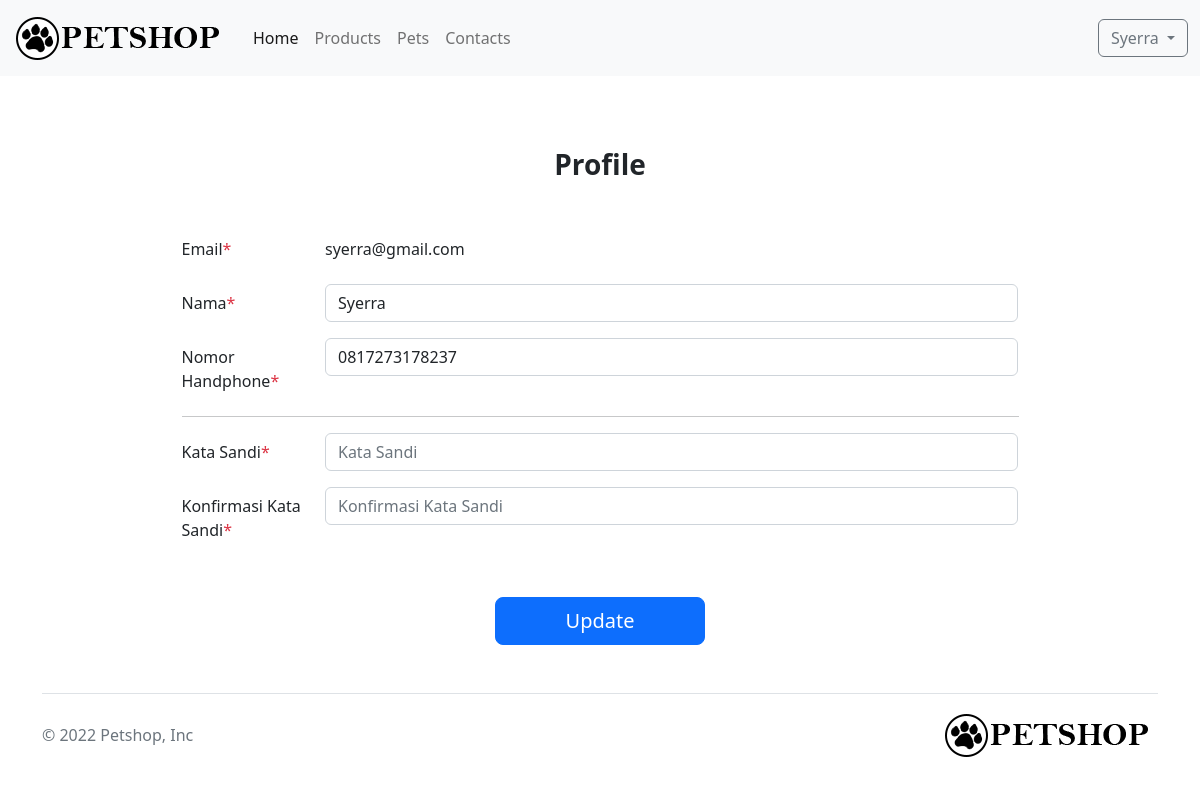
The page /pages/profile.php (signed in) on the database its author committed.
### tables this page shows
CREATE TABLE `users` (
  `id` int(11) NOT NULL,
  `nama` varchar(255) DEFAULT NULL,
  `no_hp` varchar(255) DEFAULT '',
  `email` varchar(255) DEFAULT NULL,
  `password` varchar(255) DEFAULT NULL,
  `role` enum('user','admin') DEFAULT NULL
);

### pages/profile.php (the view, shortened to what this page needs)
<?php
include_once("../config/layout.php");
$db = dbConnect();
$id_user = $_SESSION["id"];
$sql = "SELECT * FROM users WHERE id = '$id_user'";
$res = mysqli_query($db, $sql);
if($res)
{
    if($res->num_rows==1)
    {
        $getProfile = $res->fetch_assoc();
    }
} else {
    echo $db->error;
}
?>
<div class="container mt-4">
    <div class="w-75 m-auto">
        <form action="../do-user-update.php" method="post">
            <h1 class="h3 fw-bold text-center my-5">Profile</h1>
            <div class="mb-3 row">
                <label class="col-sm-2 col-form-label">Email<span class="text-danger">*</span></label>
                <div class="col-sm-10">
                    <input type="text" readonly class="form-control-plaintext" value="<?php echo $getProfile["email"] ?>" name="email">
                </div>
            </div>
            <div class="mb-3 row">
                <label class="col-sm-2 col-form-label">Nama<span class="text-danger">*</span></label>
                <div class="col-sm-10">
                    <input type="text" class="form-control" placeholder="Nama Lengkap" name="nama" value="<?php echo $getProfile["nama"] ?>">
                </div>
            </div>
            <div class="mb-3 row">
                <label class="col-sm-2 col-form-label">Nomor Handphone<span class="text-danger">*</span></label>
                <div class="col-sm-10">
                    <input type="text" class="form-control" placeholder="Nomor Handphone" name="no_hp" value="<?php echo $getProfile["no_hp"] ?>" maxlength="13">
                </div>
            </div>
            <hr>
            <div class="mb-3 row">
                <label class="col-sm-2 col-form-label">Kata Sandi<span class="text-danger">*</span></label>
                <div class="col-sm-10">
                    <input type="password" class="form-control" placeholder="Kata Sandi" name="password" required>
                </div>
            </div>
            <div class="mb-3 row">
                <label class="col-sm-2 col-form-label">Konfirmasi Kata Sandi<span class="text-danger">*</span></label>
                <div class="col-sm-10">
                    <input type="password" class="form-control" placeholder="Konfirmasi Kata Sandi" name="konfirmasi" required>
                </div>
            </div>
            <div class="m-auto my-5 text-center">
                <button class="w-25 btn btn-lg btn-primary" type="submit" name="btnUpdate">Update</button>
            </div>
        </form>
    </div>
</div>

### config/layout.php (style rules this page uses)
* { font-family: 'Segoe UI', Tahoma, Geneva, Verdana, sans-serif; }

### rows shown on the page
users: email "syerra@gmail.com", nama "Syerra", no_hp "0817273178237"

### other values the page prints
$_SESSION["nama"] "Syerra"
